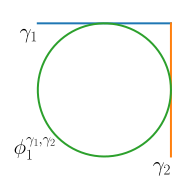

Write the Python code that produced this figure.
import numpy as np
import matplotlib.pyplot as plt
from matplotlib import rc
rc('text', usetex=True)

fig, ax = plt.subplots(figsize=(2,2))
ax.set_aspect("equal", "box")
ax.axis("off")

def plot_points(points, f = "-"):
	xs = [p[0] for p in points]
	ys = [p[1] for p in points]
	plt.plot(xs, ys, f)

def circle(t):
	return np.array([np.cos(2*np.pi*t), np.sin(2*np.pi*t)])

def straight1(t):
	return np.array([2*t-1, 1])

def straight2(t):
	return np.array([1, 2*t-1])

ts = np.linspace(0, 1, 1000)

s1 = np.array([straight1(t) for t in ts])
s2 = np.array([straight2(t) for t in ts])
cs = np.array([circle(t) for t in ts])

plot_points(s1)
plot_points(s2)
plot_points(cs)

fs = 16
plt.text(*s1[0], r"$\gamma_1$", ha = "right", va = "top", fontsize = fs)
plt.text(*s2[0], r"$\gamma_2$", ha = "right", va = "top", fontsize = fs)
plt.text(*cs[625], r"$\phi^{\gamma_1, \gamma_2}_1$", ha = "right", va = "top", fontsize = fs)

plt.tight_layout()
plt.savefig("verySimpleFillet.svg")
plt.show()